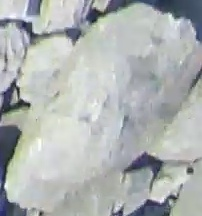
#> input picture data/stone4.jpg, 202 x 216 px
$ python -i draw_contours5.py   (imports and definitions only)
#> lines starting #> are read from the running program, lines starting #| are printed output that depends on the picture; after the words box and inside, x2 and y2 are one past the last pixel; in counts of white or black regions, pixels touching at a corner belong together
### src/helpers.py
import cv2
import numpy as np


def BrightnessAndContrastAuto(im_source, clipHistPercent=0):
    histSize = 256
    minGray = 0
    maxGray = 0

    imgray = im_source.copy()
    if len(im_source.shape) == 3:
        imgray = cv2.cvtColor(im_source, cv2.COLOR_BGR2GRAY)

    if clipHistPercent == 0:
        # keep full available range
        minGray, maxGray, min_pt, max_pt = cv2.minMaxLoc(imgray)
    else:
        histRange = [0, 256]
        uniform = True
        accumulate = False
        hist = cv2.calcHist([imgray], [0], None, [histSize], histRange, uniform, accumulate)
        print()
        accumulator = [0] * len(hist)
        accumulator[0] = hist[0]
        for i in range(1, histSize):
            accumulator[i] = accumulator[i - 1] + hist[i]

        # locate points that cuts at required value
        max = accumulator[-1]
        clipHistPercent *= (max / 100.0)
        clipHistPercent /= 2.0
        minGray = 0

        #  locate left cut
        while accumulator[minGray] < clipHistPercent:
            minGray += 1

        # locate right cut
        maxGray = histSize - 1
        while accumulator[maxGray] >= (max - clipHistPercent):
            maxGray -= 1

    # current range
    inputRange = maxGray - minGray
    alpha = (histSize - 1) / inputRange
    beta = -minGray * alpha

    dst = imgray.copy()
    cv2.convertScaleAbs(imgray, dst, alpha, beta)

    return dst


def MorphClose(im_source, size):
    # size = int(minThickess / 2)
    # size = 10
    anchor = (size, size)
    element = cv2.getStructuringElement(cv2.MORPH_ELLIPSE, (2 * size + 1, 2 * size + 1), anchor)

    dst = im_source.copy()
    cv2.morphologyEx(im_source, cv2.MORPH_CLOSE, element, dst, anchor)

    return dst


# [6 lines that do not run on import are left out]

    # /**
    #  *  \brief Automatic brightness and contrast optimization with optional histogram clipping
    #  *  \param [in]src Input image GRAY or BGR or BGRA
    #  *  \param [out]dst Destination image
    #  *  \param clipHistPercent cut wings of histogram at given percent tipical=>1, 0=>Disabled
    #  *  \note In case of BGRA image, we won't touch the transparency
    # */
    # void BrightnessAndContrastAuto(const cv::Mat &src, cv::Mat &dst, float clipHistPercent=0)
    # {
    #
    #     CV_Assert(clipHistPercent >= 0);
    #     CV_Assert((src.type() == CV_8UC1) || (src.type() == CV_8UC3) || (src.type() == CV_8UC4));
    #
    #     int histSize = 256;
    #     float alpha, beta;
    #     double minGray = 0, maxGray = 0;
    #
    #     //to calculate grayscale histogram
    #     cv::Mat gray;
    #     if (src.type() == CV_8UC1) gray = src;
    #     else if (src.type() == CV_8UC3) cvtColor(src, gray, CV_BGR2GRAY);
    #     else if (src.type() == CV_8UC4) cvtColor(src, gray, CV_BGRA2GRAY);
    #     if (clipHistPercent == 0)
    #     {
    #         // keep full available range
    #         cv::minMaxLoc(gray, &minGray, &maxGray);
    #     }
    #     else
    #     {
    #         cv::Mat hist; //the grayscale histogram
    #
    #         float range[] = { 0, 256 };
    #         const float* histRange = { range };
    #         bool uniform = true;
    #         bool accumulate = false;
    #         calcHist(&gray, 1, 0, cv::Mat (), hist, 1, &histSize, &histRange, uniform, accumulate);
    #
    #         // calculate cumulative distribution from the histogram
    #         std::vector<float> accumulator(histSize);
    #         accumulator[0] = hist.at<float>(0);
    #         for (int i = 1; i < histSize; i++)
    #         {
    #             accumulator[i] = accumulator[i - 1] + hist.at<float>(i);
    #         }
    #
    #         // locate points that cuts at required value
    #         float max = accumulator.back();
    #         clipHistPercent *= (max / 100.0); //make percent as absolute
    #         clipHistPercent /= 2.0; // left and right wings
    #         // locate left cut
    #         minGray = 0;
    #         while (accumulator[minGray] < clipHistPercent)
    #             minGray++;
    #
    #         // locate right cut
    #         maxGray = histSize - 1;
    #         while (accumulator[maxGray] >= (max - clipHistPercent))
    #             maxGray--;
    #     }
    #
    #     // current range
    #     float inputRange = maxGray - minGray;
    #
    #     alpha = (histSize - 1) / inputRange;   // alpha expands current range to histsize range
    #     beta = -minGray * alpha;             // beta shifts current range so that minGray will go to 0
    #
    #     // Apply brightness and contrast normalization
    #     // convertTo operates with saurate_cast
    #     src.convertTo(dst, -1, alpha, beta);
    #
    #     // restore alpha channel from source
    #     if (dst.type() == CV_8UC4)
    #     {
    #         int from_to[] = { 3, 3};
    #         cv::mixChannels(&src, 4, &dst,1, from_to, 1);
    #     }
    #     return;
    # }

# void MorphClose(const Mat &imgIn,Mat &imgOut,int minThickess)
# {
#   int size = minThickess / 2;
#   Point anchor = Point(size, size);
#   Mat element = getStructuringElement(MORPH_ELLIPSE, Size(2 * size + 1, 2 * size + 1), anchor);
#   morphologyEx(imgIn, imgOut, MORPH_CLOSE, element, anchor);
# }

### src/draw_contours5.py
import numpy as np
import cv2
import matplotlib.pyplot as plt
import time
import os
from pathlib import Path

from helpers import BrightnessAndContrastAuto, MorphClose


def onStonesTb(img):
#> called with img = '../data/stone4.jpg'
    image = cv2.imread(str(img), cv2.IMREAD_COLOR)
#> image is the input picture: shape (216, 202, 3); mean B, G, R 178, 178.9, 174.4

    # thStone = cv2.getTrackbarPos('thStone', 'Stones')
    # thShadow = cv2.getTrackbarPos('thShadow', 'Stones')
    # minSizeMM = cv2.getTrackbarPos('Size(mm)', 'Stones')

    h, w = image.shape[:2]
#> h = 216; w = 202

    blur = cv2.GaussianBlur(image, (3, 3), 0)
    # [8 lines of commented-out code are left out]

    saturation = MorphClose(blur, 1)
    saturation = BrightnessAndContrastAuto(saturation, 0)
#> in BrightnessAndContrastAuto, `imgray = cv2.cvtColor(im_source, cv2.COLOR_BGR2GRAY)`:
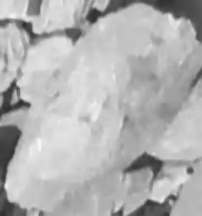
#> imgray: shape (216, 202); min 48, max 250, mean 177.9
#> in BrightnessAndContrastAuto, `minGray, maxGray, min_pt, max_pt = cv2.minMaxLoc(imgray)`: minGray = 48; maxGray = 250; min_pt = (161, 0); max_pt = (39, 141)
#> in BrightnessAndContrastAuto, `inputRange = maxGray - minGray`: inputRange = 202
#> in BrightnessAndContrastAuto, `alpha = (histSize - 1) / inputRange`: alpha = 1.26
#> in BrightnessAndContrastAuto, `beta = -minGray * alpha`: beta = -60.59
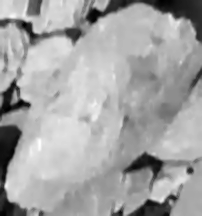
#> saturation: shape (216, 202); min 0, max 255, mean 164
    cv2.imshow("BrightnessAndContrastAuto", saturation)
    cv2.waitKey(0)

    # [20 lines of commented-out code are left out]

    thres = 100
    cont = []
    while not cont:
        ret, bwStones = cv2.threshold(saturation, thres, 255, cv2.THRESH_BINARY_INV)
        # cv2.bitwise_or(bwStones, bwShadow, bwStones)

        k = 6

        bwStones[:k, :] = 255
        bwStones[bwStones.shape[0] - k:, k:] = 255
        bwStones[:, :k] = 255
        bwStones[k:, bwStones.shape[1] - k:] = 255

        contours_stone, hierarchy = cv2.findContours(bwStones, cv2.RETR_CCOMP, cv2.CHAIN_APPROX_SIMPLE)
        # c = max(contours_stone, key=cv2.contourArea)

        for c in contours_stone:
            if cv2.contourArea(c) > 2500:
                ex = False
                for x_y in c:
                    if x_y[0][0] == h or x_y[0][1] == w or x_y[0][0] == 0 or x_y[0][1] == 0:
                        ex = True
                if not ex:
                    cont.append(c)
        thres += 1

        if thres > 255:
            break
#> this loop made 93 passes
#> pass 1, in onStonesTb, `ret, bwStones = cv2.threshold(saturation, thres, 255, cv2.THRESH_BINAR..`:
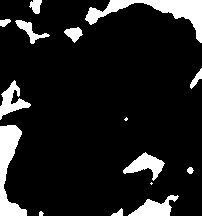
#> bwStones: shape (216, 202); 11.6% white; 15 white regions (3 under 20 px), largest, box (x1, y1, x2, y2) and area: (85, 0, 202, 43) 1479, (0, 125, 27, 216) 1195, (128, 195, 179, 216) 537
#> pass 3, in onStonesTb, `ret, bwStones = cv2.threshold(saturation, thres, 255, cv2.THRESH_BINAR..`:
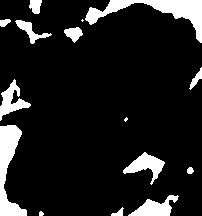
#> bwStones: shape (216, 202); 11.9% white; 15 white regions (2 under 20 px), largest, box (x1, y1, x2, y2) and area: (85, 0, 202, 43) 1487, (0, 125, 27, 216) 1195, (123, 152, 165, 185) 552
#> after the loop:
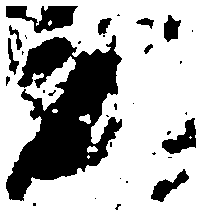
#> bwStones: shape (216, 202); 69.9% white; 33 black regions (21 under 20 px)
#> after the loop, cont = 1 contour; box (x1, y1, x2, y2) and area: (5, 34, 123, 202) 10555; thres = 193

    cv2.drawContours(saturation, cont, -1, (0, 0, 255), 2)
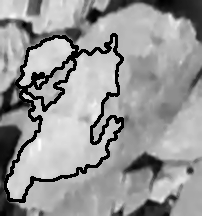
#> saturation: shape (216, 202); 7.27% of pixels changed, all inside (x1, y1, x2, y2) = (4, 33, 124, 203)
    # cv2.imshow("bwStones", saturation)

    # blur2 = cv2.GaussianBlur(image, (0, 0), 2, 2)

    # hsv_image = cv2.cvtColor(blur, cv2.COLOR_BGR2HSV)
    #
    # saturation = hsv_image[..., 1]
    # brightness = hsv_image[..., 2]
    #
    # minSizePx = round(minSizeMM / pix2mm)
    # closerSize = minSizePx / 2.0
    #
    # # saturation = MorphClose(saturation, closerSize)
    # saturation = BrightnessAndContrastAuto(saturation, 1)
    #
    # ret, bwStones = cv2.threshold(saturation, thStone, 255, cv2.THRESH_BINARY_INV)
    # # cv2.imshow("threshold", bwStones)
    #
    # # contours_stone, hierarchy = cv2.findContours(bwStones, cv2.RETR_LIST, cv2.CHAIN_APPROX_SIMPLE)
    # # c = max(contours_stone, key=cv2.contourArea)
    # cv2.drawContours(saturation, contours_stone, -1, (0, 0, 255), 2)
    # # cv2.imshow("Threshold Stones+Shadow on Saturation", saturation)
    #
    # # if removeShadow:
    # # brightness = MorphClose(brightness, closerSize)
    # brightness = BrightnessAndContrastAuto(brightness, 1)
    #
    # ret, bwShadow = cv2.threshold(brightness, thShadow, 255, cv2.THRESH_BINARY)
    # # contours.clear()
    #
    # bwShadow[:k, :] = 255
    # bwShadow[bwStones.shape[0] - k:, k:] = 255
    # bwShadow[:, :k] = 255
    # bwShadow[k:, bwShadow.shape[1] - k:] = 255
    #
    #
    # contours_shadow, hierarchy = cv2.findContours(bwShadow, cv2.RETR_CCOMP, cv2.CHAIN_APPROX_SIMPLE)
    # cv2.drawContours(brightness, contours_shadow, -1, (0, 0, 255), 2)
    # # cv2.imshow("Threshold Shadow on Brightness", brightness)
    #
    # cv2.bitwise_not(bwShadow, bwStones, bwStones)
    # # cv2.imshow("bwStones", bwStones)

    dst = image.copy()
    # contours, hierarchy = cv2.findContours(bwStones, cv2.RETR_EXTERNAL, cv2.CHAIN_APPROX_SIMPLE)
    # cv2.drawContours(dst, contours_stone + contours_shadow, -1, (255, 255, 255), 2)
    # c = max(cont, key=cv2.contourArea)
    cv2.drawContours(dst, cont, -1, (0, 255, 0), 2)
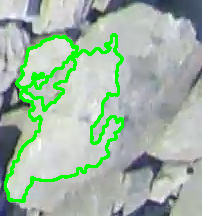
#> dst: shape (216, 202, 3); 7.27% of pixels changed, all inside (x1, y1, x2, y2) = (4, 33, 124, 203)

    # for i in range(len(contours)):
    #     cv2.polylines(dst, contours[i], True, (0, 255, 0), 2)

    # cv2.imshow(winName, dst)
#> (the run stopped early here; a loop or call above may not have finished)

$ run again, on data/stone3.jpg
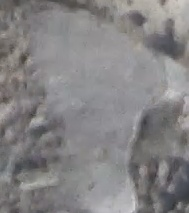
#> input picture data/stone3.jpg, 189 x 213 px
#> in onStonesTb, image is the input picture: shape (213, 189, 3); mean B, G, R 131.8, 130.9, 132.7
#> minGray = 61; maxGray = 202; min_pt = (188, 194); max_pt = (133, 208)
#> inputRange = 141
#> alpha = 1.81
#> beta = -110.3
#> the loop in onStonesTb, `while not cont:` made 33 passes
#> pass 1, in onStonesTb, `ret, bwStones = cv2.threshold(saturation, thres, 255, cv2.THRESH_BINAR..`:
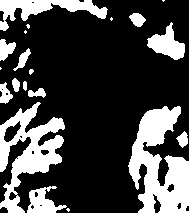
#> bwStones: shape (213, 189); 26.2% white; 20 white regions (6 under 20 px), largest, box (x1, y1, x2, y2) and area: (128, 106, 189, 213) 3845, (0, 102, 65, 213) 2976, (0, 0, 108, 31) 1325
#> after the loop in onStonesTb, `while not cont:`: cont = 1 contour; box (x1, y1, x2, y2) and area: (26, 5, 184, 208) 19103; thres = 133
#> in onStonesTb, `cv2.drawContours(dst, cont, -1, (0, 255, 0), 2)`:
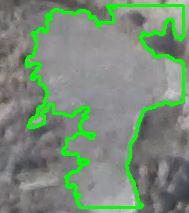
#> dst: shape (213, 189, 3); 8.84% of pixels changed, all inside (x1, y1, x2, y2) = (25, 4, 185, 209)

$ run again, on data/stone5.jpg
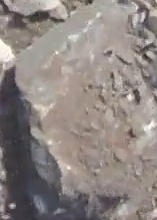
#> input picture data/stone5.jpg, 157 x 220 px
#> in onStonesTb, image is the input picture: shape (220, 157, 3); mean B, G, R 129.7, 133.5, 142
#> minGray = 52; maxGray = 251; min_pt = (17, 154); max_pt = (0, 42)
#> inputRange = 199
#> alpha = 1.28
#> beta = -66.63
#> the loop in onStonesTb, `while not cont:` made 1 pass
#> ret on pass 1: 100
#> after the loop in onStonesTb, `while not cont:`:
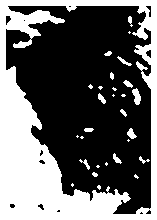
#> bwStones: shape (220, 157); 38.6% white; 29 white regions (14 under 20 px)
#> after the loop in onStonesTb, `while not cont:`: cont = 1 contour; box (x1, y1, x2, y2) and area: (5, 5, 152, 215) 22260; thres = 101
#> in onStonesTb, `cv2.drawContours(dst, cont, -1, (0, 255, 0), 2)`:
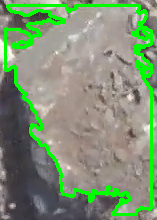
#> dst: shape (220, 157, 3); 10.41% of pixels changed, all inside (x1, y1, x2, y2) = (4, 4, 153, 216)

$ run again, on data/stone6.jpg
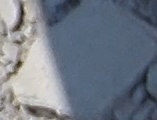
#> input picture data/stone6.jpg, 157 x 120 px
#> in onStonesTb, image is the input picture: shape (120, 157, 3); mean B, G, R 132.9, 121, 113.2
#> minGray = 36; maxGray = 221; min_pt = (144, 78); max_pt = (14, 11)
#> inputRange = 185
#> alpha = 1.38
#> beta = -49.62
#> the loop in onStonesTb, `while not cont:` made 1 pass
#> ret on pass 1: 100
#> after the loop in onStonesTb, `while not cont:`: cont = 1 contour; box (x1, y1, x2, y2) and area: (5, 5, 75, 115) 5535; thres = 101
#> in onStonesTb, `cv2.drawContours(dst, cont, -1, (0, 255, 0), 2)`:
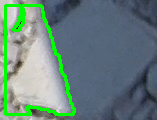
#> dst: shape (120, 157, 3); 6.79% of pixels changed, all inside (x1, y1, x2, y2) = (4, 4, 76, 116)
